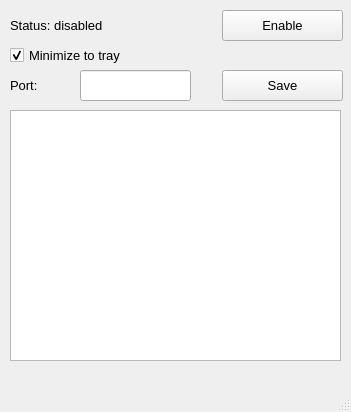
<?xml version="1.0" encoding="UTF-8"?>
<ui version="4.0">
 <class>MainWindow</class>
 <widget class="QMainWindow" name="MainWindow">
  <property name="geometry">
   <rect>
    <x>0</x>
    <y>0</y>
    <width>351</width>
    <height>412</height>
   </rect>
  </property>
  <property name="windowTitle">
   <string>Server</string>
  </property>
  <widget class="QWidget" name="centralwidget">
   <widget class="QTextEdit" name="textEdit">
    <property name="geometry">
     <rect>
      <x>10</x>
      <y>110</y>
      <width>331</width>
      <height>251</height>
     </rect>
    </property>
    <property name="font">
     <font>
      <pointsize>10</pointsize>
     </font>
    </property>
    <property name="readOnly">
     <bool>true</bool>
    </property>
   </widget>
   <widget class="QLabel" name="statusLabel">
    <property name="geometry">
     <rect>
      <x>10</x>
      <y>10</y>
      <width>191</width>
      <height>31</height>
     </rect>
    </property>
    <property name="font">
     <font>
      <pointsize>10</pointsize>
     </font>
    </property>
    <property name="text">
     <string>Status: disabled</string>
    </property>
   </widget>
   <widget class="QPushButton" name="enableButton">
    <property name="geometry">
     <rect>
      <x>222</x>
      <y>10</y>
      <width>121</width>
      <height>31</height>
     </rect>
    </property>
    <property name="font">
     <font>
      <pointsize>10</pointsize>
     </font>
    </property>
    <property name="text">
     <string>Enable</string>
    </property>
   </widget>
   <widget class="QCheckBox" name="trayCheckBox">
    <property name="geometry">
     <rect>
      <x>10</x>
      <y>40</y>
      <width>331</width>
      <height>31</height>
     </rect>
    </property>
    <property name="font">
     <font>
      <pointsize>10</pointsize>
     </font>
    </property>
    <property name="text">
     <string>Minimize to tray</string>
    </property>
    <property name="checked">
     <bool>true</bool>
    </property>
   </widget>
   <widget class="QLabel" name="portLabel">
    <property name="geometry">
     <rect>
      <x>10</x>
      <y>70</y>
      <width>61</width>
      <height>31</height>
     </rect>
    </property>
    <property name="font">
     <font>
      <pointsize>10</pointsize>
     </font>
    </property>
    <property name="text">
     <string>Port:</string>
    </property>
   </widget>
   <widget class="QLineEdit" name="portLineEdit">
    <property name="geometry">
     <rect>
      <x>80</x>
      <y>70</y>
      <width>111</width>
      <height>31</height>
     </rect>
    </property>
    <property name="font">
     <font>
      <pointsize>10</pointsize>
     </font>
    </property>
    <property name="inputMask">
     <string>99999</string>
    </property>
   </widget>
   <widget class="QPushButton" name="saveSettingsButton">
    <property name="geometry">
     <rect>
      <x>222</x>
      <y>70</y>
      <width>121</width>
      <height>31</height>
     </rect>
    </property>
    <property name="font">
     <font>
      <pointsize>10</pointsize>
     </font>
    </property>
    <property name="text">
     <string>Save</string>
    </property>
   </widget>
  </widget>
  <widget class="QMenuBar" name="menubar">
   <property name="geometry">
    <rect>
     <x>0</x>
     <y>0</y>
     <width>351</width>
     <height>26</height>
    </rect>
   </property>
  </widget>
  <widget class="QStatusBar" name="statusbar"/>
 </widget>
 <resources/>
 <connections/>
</ui>
